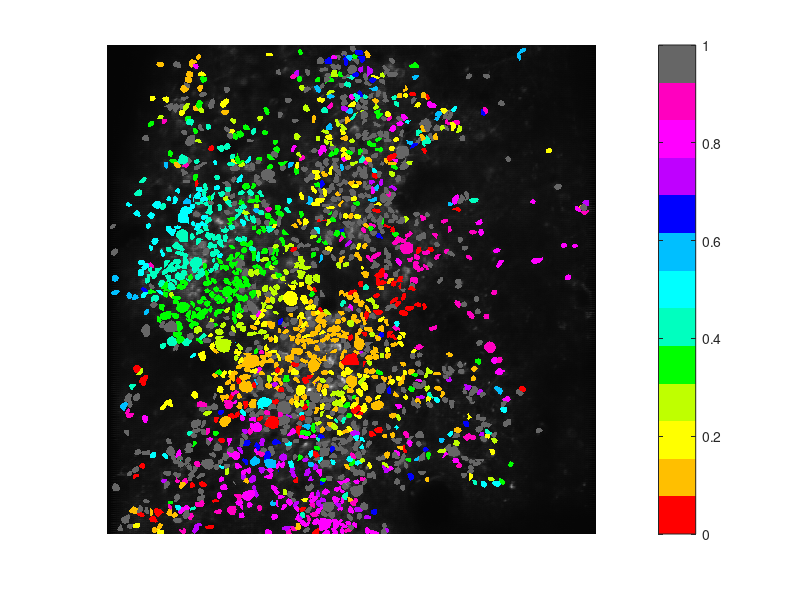

MATLAB code for this plot: (Note: this script raises an error after producing the figure.)
%% Draw Ori pinwheel
% x=cd;
% path = [cd '\Map\Ori pinwheel'];
colornum = 12;
colorOT = hsv(colornum);

increaseBrightness = @(color) min(color * 1.5, 1);

brighterColors = arrayfun(@(idx) increaseBrightness(colorOT(idx, :)), 1:colornum, 'UniformOutput', false);
brighterColors = vertcat(brighterColors{:});


colorOT = cat(1,brighterColors,[0.4 0.4 0.4])

load imY1;
sumIm(1:size(imY1,1),1:size(imY1,1),1) = imY1/2000;
sumIm(1:size(imY1,1),1:size(imY1,1),2) = imY1/2000;
sumIm(1:size(imY1,1),1:size(imY1,1),3) = imY1/2000;
% load sumIm.mat
% sumIm = sumIm/500;
load CCtotal.mat;
load G4_PeakSfLocListTotal.mat
load targetcell_base10.mat
targetCell = targetcell_base10;
% load Y4_ParamList.mat;
Oricell = targetCell;
for i = 1:length(Oricell)
    P = CCtotal{Oricell(i)};
    % porie = Y4_ParamList(Oricell(i),2);
    % if porie<0
    % porie = porie+180;
    % elseif porie>180
    % porie = porie-180;
    % end
    % cidx = ceil(porie/15);
    cidx = G4_PeakSfLocListTotal(Oricell(i), 13);
    for j = 1:length(P)
        id_x = mod(P(j),512);
        id_y = round((P(j) - id_x)/512)+1;
        %% if mod == 0; then should modify the results
        if(id_x==0);
            id_x = 512;
            id_y= id_y-1;
        end
        sumIm(id_x,id_y,:) = squeeze(colorOT(cidx, :));
    end
end

non_tuned_cell = setdiff([1:1720],targetCell);
Oricell = non_tuned_cell;
for i = 1:length(Oricell)
    P = CCtotal{Oricell(i)};
    % porie = Y4_ParamList(Oricell(i),2);
    % if porie<0
    % porie = porie+180;
    % elseif porie>180
    % porie = porie-180;
    % end
    % cidx = ceil(porie/15);
    cidx = G4_PeakSfLocListTotal(Oricell(i), 13);
    for j = 1:length(P)
        id_x = mod(P(j),512);
        id_y = round((P(j) - id_x)/512)+1;
        %% if mod == 0; then should modify the results
        if(id_x==0);
            id_x = 512;
            id_y= id_y-1;
        end
        sumIm(id_x,id_y,:) = [0.4 0.4 0.4];
    end
end


imshow(sumIm);
% title({[ 'CellNum = ' num2str(length(targetCell))]},'FontSize', 18, 'FontWeight', 'bold');
%saveas(gcf,[ReDir, '\Calculated\Ori_pinwheel0',num2str(idxn)], 'bmp');
colormap(colorOT);
colorbar('Ticks',[0.04:1/13:1], 'TickLabels',[0:15:180]);
%saveas(gcf,[path],'bmp');
% saveas(gcf,[ReDir, '\Calculated\Ori_pinwheel',num2str(idxn)], 'fig');
% pause
% close all;

% load sumIm.mat
% P = CCtotal{1,27};
% for j = 1:length(P)
%     id_x = mod(P(j),512);
%     id_y = round((P(j) - id_x)/512)+1;
%     %% if mod == 0; then should modify the results
%     if(id_x==0);
%         id_x = 512;
%         id_y= id_y-1;
%     end
%     sumIm(id_x,id_y,:) = squeeze(colorOT(1, :));
% end
% figure(2);
% imshow(sumIm);



